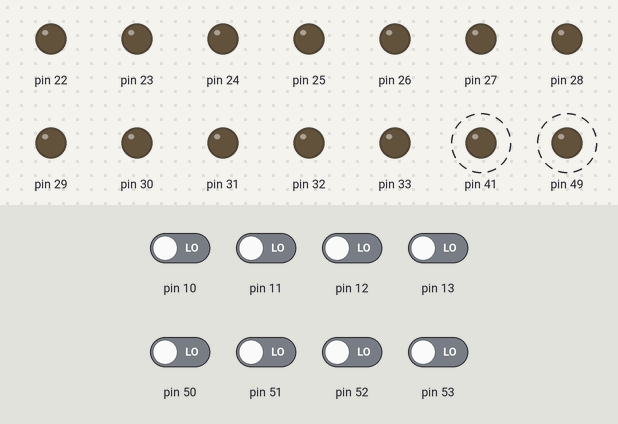
Bench run of a sketch on a simulated Arduino Mega 2560, built with avr-gcc and run on an emulated ATmega2560. On the bench: output pins drawn as LEDs (lit = HIGH). Dashed ring = blinking. The test bench sets the inputs (shaded band); at power-on: pin 10–13, pin 50–53 LOW. What the sketch prints to the serial monitor is not drawn.

Above: at 0.6 s.
Timing chart, 0 to 3.0 s (numbered marks = the images above):
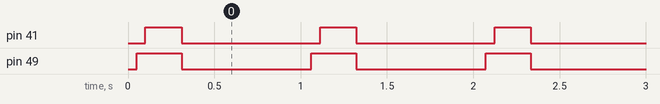

The sketch:

EPM7032S_programmer_ERASE_V6.ino
```cpp
/* EPM7032S Parallel Programmer - ERASE V6
PLD Altera EPM7032SLC44 in PROG MODE
Arduino IDE 2.3.6 - Arduino MEGA
Gustavo Murta - 2024/12/20

EDIT/VPP - PG0 (PIN41) = 12V VPP control

NTPW - PL0 (PIN49) - bit value 0x01
BE   - PL1 (PIN48) - bit value 0x02
TM   - PL2 (PIN47) - bit value 0x04
MT   - PL3 (PIN46) - bit value 0x08
MTIN - PL4 (PIN45) - bit value 0x10

BEM  - PL6 (PIN43) - bit value 0x40
SBI  - PL7 (PIN42) - bit value 0x80

SS   - PC0 (PIN37) - bit value 0x01
SCK  - PC1 (PIN36) - bit value 0x02
SK   - PC2 (PIN35) - bit value 0x04

SDINA  - PC4 (PIN33) - bit value 0x10
SDOUTA - PB0 (PIN53) - bit value 0x01
SCOA   - PB1 (PIN52) - bit value 0x02

SDINB  - PC5 (PIN32) - bit value 0x20
SDOUTB - PB2 (PIN51) - bit value 0x04
SCOB   - PB3 (PIN50) - bit value 0x08

A6 - PA6 (PIN28) - bit value 0x40
A5 - PA5 (PIN27) - bit value 0x20
A4 - PA4 (PIN26) - bit value 0x10
A3 - PA3 (PIN25) - bit value 0x08
A2 - PA2 (PIN24) - bit value 0x04
A1 - PA1 (PIN23) - bit value 0x02
A0 - PA0 (PIN22) - bit value 0x01
*/

int count = 0;
uint8_t val = 0;

void setup() {
  // SAFE mode Arduino - set all PORTs as input
  DDRA = 0x00;  // configure PORTA pins as input
  DDRB = 0x00;  // configure PORTB pins as input
  DDRC = 0x00;  // configure PORTC pins as input
  DDRG = 0x00;  // configure PORTG pins as input
  DDRL = 0x00;  // configure PORTL pins as input

  Serial.begin(115200);  // Monitor serial 115200 bps
  Serial.println("EPM7032S Parallel Programmer - ERASE V6");
}

// EPM7032S Phase 1
void phase01EPM7032() {
  Serial.println("EPM7032S - Phase 1");
  DDRG = 0x0F;   // configure PORTG pin 0 to 3 as output
  PORTG = 0x00;  // SET pins 0 to 3 to LOW
  DDRL = 0xFF;   // configure PORTL pins as output
  PORTL = 0x00;  // SET all pins to LOW
  DDRB = 0x00;   // configure PORTB pins as input
  DDRC = 0xFF;   // configure PORTC pins as output
  PORTC = 0x00;  // SET all pins to LOW
  DDRA = 0xFF;   // configure PORTA pins as output
  PORTA = 0x00;  // SET all pins to LOW

  val = PINB;
  Serial.print("Port PB PH00: ");
  Serial.println(val, BIN);  // SCOB(PB3) / SDOUTB(PB2) / SCOA(PB1) / SDOUTA(PB0)

  delay(50);          // delay 50 miliseconds
  PORTL |= (1 << 0);  // set High PL0 - NTPW
  delay(50);          // delay 50 miliseconds
  PORTG |= (1 << 0);  // set High PG0 - EDIT/VPP = 12V
  delay(10);          // delay 10miliseconds
  val = PINB;
  Serial.print("Port PB PH01: ");
  Serial.println(val, BIN);  // SCOB(PB3) / SDOUTB(PB2) / SCOA(PB1) / SDOUTA(PB0)
  delay(200);                // delay 100 miliseconds
  PORTG &= ~(1 << 0);        // set Low PG0 - EDIT/VPP = 0V
  PORTL &= ~(1 << 0);        // set Low PL0 - NTPW
  delay(100);                // delay 100 miliseconds
}

// EPM7032 Last Phase
void lastPhaseEPM7032() {
  PORTL = 0x00;  // SET all pins to LOW
  PORTG = 0x00;  // SET pins 0 to 3 to LOW
  PORTC = 0x00;  // SET all pins to LOW
  PORTA = 0x00;  // SET all pins to LOW
  Serial.println("End");
}

void loop() {
  phase01EPM7032();
  delay(100);  // delay 100 miliseconds

  count = count + 1;
  Serial.print("Test count: ");
  Serial.println(count);
  lastPhaseEPM7032();
  Serial.println();
  delay(500);  // delay 500 miliseconds
}
```

Measured:
- by itself, pin 41: alternates HIGH for 0.21 s and LOW for 0.80 s
- by itself, pin 49: alternates HIGH for 0.26 s and LOW for 0.75 s
- by itself, everything shown: repeats every 1.0 s, in 3 steps
